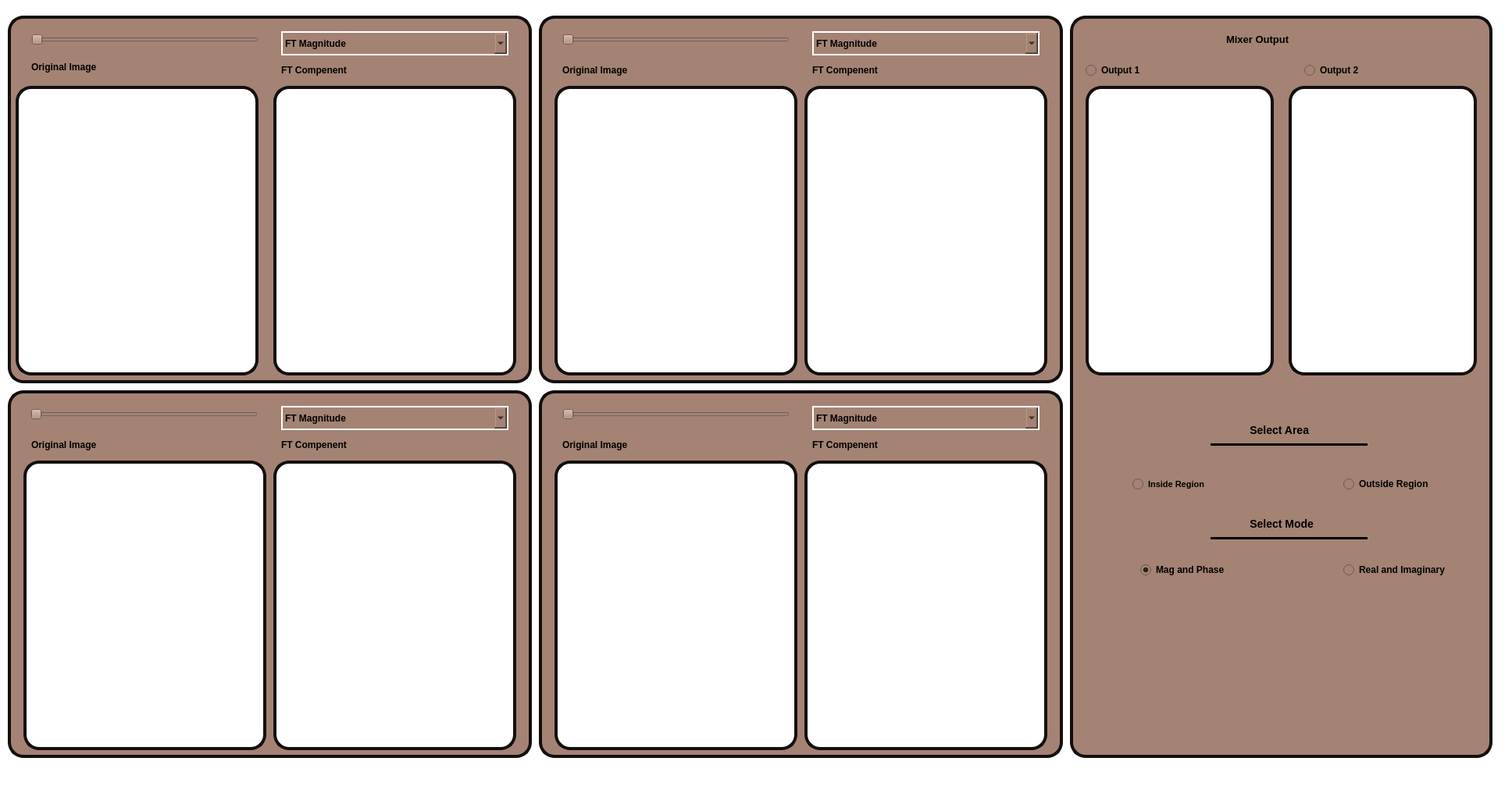
<?xml version="1.0" encoding="UTF-8"?>
<ui version="4.0">
 <class>MainWindow</class>
 <widget class="QMainWindow" name="MainWindow">
  <property name="geometry">
   <rect>
    <x>0</x>
    <y>0</y>
    <width>1936</width>
    <height>1030</height>
   </rect>
  </property>
  <property name="windowTitle">
   <string>MainWindow</string>
  </property>
  <property name="styleSheet">
   <string notr="true">background-color:white;</string>
  </property>
  <widget class="QWidget" name="centralwidget">
   <widget class="QLabel" name="label">
    <property name="geometry">
     <rect>
      <x>10</x>
      <y>20</y>
      <width>671</width>
      <height>471</height>
     </rect>
    </property>
    <property name="styleSheet">
     <string notr="true">background-color:#A48374;
border:4px solid #130f0e;
border-radius:20px;</string>
    </property>
    <property name="text">
     <string/>
    </property>
   </widget>
   <widget class="QLabel" name="label_2">
    <property name="geometry">
     <rect>
      <x>10</x>
      <y>500</y>
      <width>671</width>
      <height>471</height>
     </rect>
    </property>
    <property name="styleSheet">
     <string notr="true">background-color:#A48374;
border:4px solid #130f0e;
border-radius:20px;</string>
    </property>
    <property name="text">
     <string/>
    </property>
   </widget>
   <widget class="QLabel" name="label_3">
    <property name="geometry">
     <rect>
      <x>690</x>
      <y>20</y>
      <width>671</width>
      <height>471</height>
     </rect>
    </property>
    <property name="styleSheet">
     <string notr="true">background-color:#A48374;
border:4px solid #130f0e;
border-radius:20px;</string>
    </property>
    <property name="text">
     <string/>
    </property>
   </widget>
   <widget class="QLabel" name="label_4">
    <property name="geometry">
     <rect>
      <x>690</x>
      <y>500</y>
      <width>671</width>
      <height>471</height>
     </rect>
    </property>
    <property name="styleSheet">
     <string notr="true">background-color:#A48374;
border:4px solid #130f0e;
border-radius:20px;</string>
    </property>
    <property name="text">
     <string/>
    </property>
   </widget>
   <widget class="QLabel" name="label_5">
    <property name="geometry">
     <rect>
      <x>1370</x>
      <y>20</y>
      <width>541</width>
      <height>951</height>
     </rect>
    </property>
    <property name="styleSheet">
     <string notr="true">background-color:#A48374;
border:4px solid #130f0e;
border-radius:20px;</string>
    </property>
    <property name="text">
     <string/>
    </property>
   </widget>
   <widget class="QWidget" name="Widget_Img_1" native="true">
    <property name="geometry">
     <rect>
      <x>20</x>
      <y>110</y>
      <width>311</width>
      <height>371</height>
     </rect>
    </property>
    <property name="styleSheet">
     <string notr="true">background-color:white;
border:4px solid #130f0e;
border-radius:20px;</string>
    </property>
   </widget>
   <widget class="QWidget" name="Widget_Img_3" native="true">
    <property name="geometry">
     <rect>
      <x>30</x>
      <y>590</y>
      <width>311</width>
      <height>371</height>
     </rect>
    </property>
    <property name="styleSheet">
     <string notr="true">background-color:white;
border:4px solid #130f0e;
border-radius:20px;</string>
    </property>
   </widget>
   <widget class="QWidget" name="Widget_Comp_4" native="true">
    <property name="geometry">
     <rect>
      <x>1030</x>
      <y>590</y>
      <width>311</width>
      <height>371</height>
     </rect>
    </property>
    <property name="styleSheet">
     <string notr="true">background-color:white;
border:4px solid #130f0e;
border-radius:20px;</string>
    </property>
   </widget>
   <widget class="QWidget" name="Widget_Comp_3" native="true">
    <property name="geometry">
     <rect>
      <x>350</x>
      <y>590</y>
      <width>311</width>
      <height>371</height>
     </rect>
    </property>
    <property name="styleSheet">
     <string notr="true">background-color:white;
border:4px solid #130f0e;
border-radius:20px;</string>
    </property>
   </widget>
   <widget class="QWidget" name="Widget_Img_4" native="true">
    <property name="geometry">
     <rect>
      <x>710</x>
      <y>590</y>
      <width>311</width>
      <height>371</height>
     </rect>
    </property>
    <property name="styleSheet">
     <string notr="true">background-color:white;
border:4px solid #130f0e;
border-radius:20px;</string>
    </property>
   </widget>
   <widget class="QWidget" name="Output_1" native="true">
    <property name="geometry">
     <rect>
      <x>1390</x>
      <y>110</y>
      <width>241</width>
      <height>371</height>
     </rect>
    </property>
    <property name="styleSheet">
     <string notr="true">background-color:white;
border:4px solid #130f0e;
border-radius:20px;</string>
    </property>
   </widget>
   <widget class="QWidget" name="Output_2" native="true">
    <property name="geometry">
     <rect>
      <x>1650</x>
      <y>110</y>
      <width>241</width>
      <height>371</height>
     </rect>
    </property>
    <property name="styleSheet">
     <string notr="true">background-color:white;
border:4px solid #130f0e;
border-radius:20px;</string>
    </property>
   </widget>
   <widget class="QRadioButton" name="RadioButton_Select_out1">
    <property name="geometry">
     <rect>
      <x>1390</x>
      <y>80</y>
      <width>211</width>
      <height>20</height>
     </rect>
    </property>
    <property name="font">
     <font>
      <pointsize>9</pointsize>
      <weight>75</weight>
      <bold>true</bold>
     </font>
    </property>
    <property name="styleSheet">
     <string notr="true">
color:Black;
background-color:#A48374;
</string>
    </property>
    <property name="text">
     <string>Output 1</string>
    </property>
   </widget>
   <widget class="QRadioButton" name="RadioButton_Select_out2">
    <property name="geometry">
     <rect>
      <x>1670</x>
      <y>80</y>
      <width>211</width>
      <height>20</height>
     </rect>
    </property>
    <property name="font">
     <font>
      <pointsize>9</pointsize>
      <weight>75</weight>
      <bold>true</bold>
     </font>
    </property>
    <property name="styleSheet">
     <string notr="true">
color:Black;
background-color:#A48374;
</string>
    </property>
    <property name="text">
     <string>Output 2</string>
    </property>
   </widget>
   <widget class="QLabel" name="label_7">
    <property name="geometry">
     <rect>
      <x>1550</x>
      <y>650</y>
      <width>201</width>
      <height>41</height>
     </rect>
    </property>
    <property name="font">
     <font>
      <pointsize>-1</pointsize>
      <weight>99</weight>
      <bold>true</bold>
     </font>
    </property>
    <property name="styleSheet">
     <string notr="true">Font-size:14px;
font-weight:1000;
border-bottom:3px solid black;
color:black;
background-color:#A48374;</string>
    </property>
    <property name="text">
     <string>             Select Mode</string>
    </property>
   </widget>
   <widget class="QWidget" name="Widget_Comp_2" native="true">
    <property name="geometry">
     <rect>
      <x>1030</x>
      <y>110</y>
      <width>311</width>
      <height>371</height>
     </rect>
    </property>
    <property name="styleSheet">
     <string notr="true">background-color:white;
border:4px solid #130f0e;
border-radius:20px;
</string>
    </property>
   </widget>
   <widget class="QWidget" name="Widget_Img_2" native="true">
    <property name="geometry">
     <rect>
      <x>710</x>
      <y>110</y>
      <width>311</width>
      <height>371</height>
     </rect>
    </property>
    <property name="styleSheet">
     <string notr="true">background-color:white;
border:4px solid #130f0e;
border-radius:20px;</string>
    </property>
   </widget>
   <widget class="QWidget" name="Widget_Comp_1" native="true">
    <property name="geometry">
     <rect>
      <x>350</x>
      <y>110</y>
      <width>311</width>
      <height>371</height>
     </rect>
    </property>
    <property name="styleSheet">
     <string notr="true">background-color:white;
border:4px solid #130f0e;
border-radius:20px;</string>
    </property>
   </widget>
   <widget class="QSlider" name="horizontalSlider_3">
    <property name="geometry">
     <rect>
      <x>39</x>
      <y>520</y>
      <width>291</width>
      <height>22</height>
     </rect>
    </property>
    <property name="styleSheet">
     <string notr="true">background-color:#A48374;</string>
    </property>
    <property name="maximum">
     <number>100</number>
    </property>
    <property name="singleStep">
     <number>5</number>
    </property>
    <property name="value">
     <number>0</number>
    </property>
    <property name="orientation">
     <enum>Qt::Horizontal</enum>
    </property>
   </widget>
   <widget class="QSlider" name="horizontalSlider_4">
    <property name="geometry">
     <rect>
      <x>720</x>
      <y>520</y>
      <width>291</width>
      <height>22</height>
     </rect>
    </property>
    <property name="styleSheet">
     <string notr="true">background-color:#A48374;</string>
    </property>
    <property name="maximum">
     <number>100</number>
    </property>
    <property name="singleStep">
     <number>5</number>
    </property>
    <property name="value">
     <number>0</number>
    </property>
    <property name="orientation">
     <enum>Qt::Horizontal</enum>
    </property>
   </widget>
   <widget class="QSlider" name="horizontalSlider_1">
    <property name="geometry">
     <rect>
      <x>40</x>
      <y>40</y>
      <width>291</width>
      <height>22</height>
     </rect>
    </property>
    <property name="styleSheet">
     <string notr="true">background-color:#A48374;</string>
    </property>
    <property name="maximum">
     <number>100</number>
    </property>
    <property name="singleStep">
     <number>5</number>
    </property>
    <property name="value">
     <number>0</number>
    </property>
    <property name="orientation">
     <enum>Qt::Horizontal</enum>
    </property>
   </widget>
   <widget class="QSlider" name="horizontalSlider_2">
    <property name="geometry">
     <rect>
      <x>720</x>
      <y>40</y>
      <width>291</width>
      <height>22</height>
     </rect>
    </property>
    <property name="styleSheet">
     <string notr="true">background-color:#A48374;</string>
    </property>
    <property name="maximum">
     <number>100</number>
    </property>
    <property name="singleStep">
     <number>5</number>
    </property>
    <property name="value">
     <number>0</number>
    </property>
    <property name="orientation">
     <enum>Qt::Horizontal</enum>
    </property>
   </widget>
   <widget class="QLabel" name="label_8">
    <property name="geometry">
     <rect>
      <x>40</x>
      <y>76</y>
      <width>291</width>
      <height>20</height>
     </rect>
    </property>
    <property name="font">
     <font>
      <pointsize>9</pointsize>
      <weight>75</weight>
      <bold>true</bold>
     </font>
    </property>
    <property name="styleSheet">
     <string notr="true">
color:Black;
background-color:#A48374;
</string>
    </property>
    <property name="text">
     <string>Original Image</string>
    </property>
   </widget>
   <widget class="QLabel" name="label_9">
    <property name="geometry">
     <rect>
      <x>40</x>
      <y>560</y>
      <width>291</width>
      <height>20</height>
     </rect>
    </property>
    <property name="font">
     <font>
      <pointsize>9</pointsize>
      <weight>75</weight>
      <bold>true</bold>
     </font>
    </property>
    <property name="styleSheet">
     <string notr="true">
color:Black;
background-color:#A48374;
</string>
    </property>
    <property name="text">
     <string>Original Image</string>
    </property>
   </widget>
   <widget class="QLabel" name="label_10">
    <property name="geometry">
     <rect>
      <x>720</x>
      <y>560</y>
      <width>291</width>
      <height>20</height>
     </rect>
    </property>
    <property name="font">
     <font>
      <pointsize>9</pointsize>
      <weight>75</weight>
      <bold>true</bold>
     </font>
    </property>
    <property name="styleSheet">
     <string notr="true">
color:Black;
background-color:#A48374;
</string>
    </property>
    <property name="text">
     <string>Original Image</string>
    </property>
   </widget>
   <widget class="QLabel" name="label_11">
    <property name="geometry">
     <rect>
      <x>720</x>
      <y>80</y>
      <width>291</width>
      <height>20</height>
     </rect>
    </property>
    <property name="font">
     <font>
      <pointsize>9</pointsize>
      <weight>75</weight>
      <bold>true</bold>
     </font>
    </property>
    <property name="styleSheet">
     <string notr="true">
color:Black;
background-color:#A48374;
</string>
    </property>
    <property name="text">
     <string>Original Image</string>
    </property>
   </widget>
   <widget class="QLabel" name="label_12">
    <property name="geometry">
     <rect>
      <x>360</x>
      <y>80</y>
      <width>291</width>
      <height>20</height>
     </rect>
    </property>
    <property name="font">
     <font>
      <pointsize>9</pointsize>
      <weight>75</weight>
      <bold>true</bold>
     </font>
    </property>
    <property name="styleSheet">
     <string notr="true">
color:Black;
background-color:#A48374;


</string>
    </property>
    <property name="text">
     <string>FT Compenent </string>
    </property>
   </widget>
   <widget class="QLabel" name="label_13">
    <property name="geometry">
     <rect>
      <x>360</x>
      <y>560</y>
      <width>291</width>
      <height>20</height>
     </rect>
    </property>
    <property name="font">
     <font>
      <pointsize>9</pointsize>
      <weight>75</weight>
      <bold>true</bold>
     </font>
    </property>
    <property name="styleSheet">
     <string notr="true">
color:Black;
background-color:#A48374;
</string>
    </property>
    <property name="text">
     <string>FT Compenent </string>
    </property>
   </widget>
   <widget class="QLabel" name="label_14">
    <property name="geometry">
     <rect>
      <x>1040</x>
      <y>80</y>
      <width>291</width>
      <height>20</height>
     </rect>
    </property>
    <property name="font">
     <font>
      <pointsize>9</pointsize>
      <weight>75</weight>
      <bold>true</bold>
     </font>
    </property>
    <property name="styleSheet">
     <string notr="true">
color:Black;
background-color:#A48374;
</string>
    </property>
    <property name="text">
     <string>FT Compenent </string>
    </property>
   </widget>
   <widget class="QLabel" name="label_15">
    <property name="geometry">
     <rect>
      <x>1040</x>
      <y>560</y>
      <width>291</width>
      <height>20</height>
     </rect>
    </property>
    <property name="font">
     <font>
      <pointsize>9</pointsize>
      <weight>75</weight>
      <bold>true</bold>
     </font>
    </property>
    <property name="styleSheet">
     <string notr="true">
color:Black;
background-color:#A48374;
</string>
    </property>
    <property name="text">
     <string>FT Compenent </string>
    </property>
   </widget>
   <widget class="QComboBox" name="ComboBox_FTComp_1">
    <property name="geometry">
     <rect>
      <x>360</x>
      <y>40</y>
      <width>291</width>
      <height>31</height>
     </rect>
    </property>
    <property name="font">
     <font>
      <pointsize>9</pointsize>
      <weight>75</weight>
      <bold>true</bold>
     </font>
    </property>
    <property name="styleSheet">
     <string notr="true">color:black;
background-color:#A48374;
border: 2px solid ;
border-radius: 20px;
border-color: white;
</string>
    </property>
    <property name="currentText">
     <string>FT Magnitude</string>
    </property>
    <item>
     <property name="text">
      <string>FT Magnitude</string>
     </property>
    </item>
    <item>
     <property name="text">
      <string>FT Phase</string>
     </property>
    </item>
    <item>
     <property name="text">
      <string>FT Real</string>
     </property>
    </item>
    <item>
     <property name="text">
      <string>FT Imaginary</string>
     </property>
    </item>
   </widget>
   <widget class="QComboBox" name="ComboBox_FTComp_3">
    <property name="geometry">
     <rect>
      <x>360</x>
      <y>520</y>
      <width>291</width>
      <height>31</height>
     </rect>
    </property>
    <property name="font">
     <font>
      <pointsize>9</pointsize>
      <weight>75</weight>
      <bold>true</bold>
     </font>
    </property>
    <property name="styleSheet">
     <string notr="true">color:black;
background-color:#A48374;
border: 2px solid ;
border-radius: 20px;
border-color: white;
</string>
    </property>
    <item>
     <property name="text">
      <string>FT Magnitude</string>
     </property>
    </item>
    <item>
     <property name="text">
      <string>FT Phase</string>
     </property>
    </item>
    <item>
     <property name="text">
      <string>FT Real</string>
     </property>
    </item>
    <item>
     <property name="text">
      <string>FT Imaginary</string>
     </property>
    </item>
   </widget>
   <widget class="QComboBox" name="ComboBox_FTComp_2">
    <property name="geometry">
     <rect>
      <x>1040</x>
      <y>40</y>
      <width>291</width>
      <height>31</height>
     </rect>
    </property>
    <property name="font">
     <font>
      <pointsize>9</pointsize>
      <weight>75</weight>
      <bold>true</bold>
     </font>
    </property>
    <property name="styleSheet">
     <string notr="true">color:black;
background-color:#A48374;
border: 2px solid ;
border-radius: 20px;
border-color: white;
</string>
    </property>
    <item>
     <property name="text">
      <string>FT Magnitude</string>
     </property>
    </item>
    <item>
     <property name="text">
      <string>FT Phase</string>
     </property>
    </item>
    <item>
     <property name="text">
      <string>FT Real</string>
     </property>
    </item>
    <item>
     <property name="text">
      <string>FT Imaginary</string>
     </property>
    </item>
   </widget>
   <widget class="QComboBox" name="ComboBox_FTComp_4">
    <property name="geometry">
     <rect>
      <x>1040</x>
      <y>520</y>
      <width>291</width>
      <height>31</height>
     </rect>
    </property>
    <property name="font">
     <font>
      <pointsize>9</pointsize>
      <weight>75</weight>
      <bold>true</bold>
     </font>
    </property>
    <property name="styleSheet">
     <string notr="true">color:black;
background-color:#A48374;
border: 2px solid ;
border-radius: 20px;
border-color: white;
</string>
    </property>
    <item>
     <property name="text">
      <string>FT Magnitude</string>
     </property>
    </item>
    <item>
     <property name="text">
      <string>FT Phase</string>
     </property>
    </item>
    <item>
     <property name="text">
      <string>FT Real</string>
     </property>
    </item>
    <item>
     <property name="text">
      <string>FT Imaginary</string>
     </property>
    </item>
   </widget>
   <widget class="QLabel" name="label_16">
    <property name="geometry">
     <rect>
      <x>1570</x>
      <y>40</y>
      <width>231</width>
      <height>20</height>
     </rect>
    </property>
    <property name="font">
     <font>
      <pointsize>10</pointsize>
      <weight>75</weight>
      <bold>true</bold>
     </font>
    </property>
    <property name="styleSheet">
     <string notr="true">
color:Black;
background-color:#A48374;
</string>
    </property>
    <property name="text">
     <string>Mixer Output </string>
    </property>
   </widget>
   <widget class="QRadioButton" name="RadioButton_Inside">
    <property name="geometry">
     <rect>
      <x>1450</x>
      <y>610</y>
      <width>114</width>
      <height>20</height>
     </rect>
    </property>
    <property name="font">
     <font>
      <pointsize>8</pointsize>
      <weight>75</weight>
      <bold>true</bold>
     </font>
    </property>
    <property name="styleSheet">
     <string notr="true">
color:Black;
background-color:#A48374;
</string>
    </property>
    <property name="text">
     <string>Inside Region</string>
    </property>
    <property name="checked">
     <bool>false</bool>
    </property>
   </widget>
   <widget class="QRadioButton" name="RadioButton_Outside">
    <property name="geometry">
     <rect>
      <x>1720</x>
      <y>610</y>
      <width>126</width>
      <height>20</height>
     </rect>
    </property>
    <property name="font">
     <font>
      <weight>75</weight>
      <bold>true</bold>
     </font>
    </property>
    <property name="styleSheet">
     <string notr="true">
color:Black;
background-color:#A48374;
</string>
    </property>
    <property name="text">
     <string>Outside Region</string>
    </property>
    <property name="checked">
     <bool>false</bool>
    </property>
   </widget>
   <widget class="QRadioButton" name="RadioButton_RealandImg">
    <property name="geometry">
     <rect>
      <x>1720</x>
      <y>720</y>
      <width>161</width>
      <height>20</height>
     </rect>
    </property>
    <property name="font">
     <font>
      <weight>75</weight>
      <bold>true</bold>
     </font>
    </property>
    <property name="styleSheet">
     <string notr="true">
color:Black;
background-color:#A48374;
</string>
    </property>
    <property name="text">
     <string>Real and Imaginary</string>
    </property>
    <property name="checkable">
     <bool>true</bool>
    </property>
    <property name="checked">
     <bool>false</bool>
    </property>
   </widget>
   <widget class="QRadioButton" name="RadioButton_Magandphase">
    <property name="geometry">
     <rect>
      <x>1460</x>
      <y>720</y>
      <width>151</width>
      <height>20</height>
     </rect>
    </property>
    <property name="font">
     <font>
      <weight>75</weight>
      <bold>true</bold>
     </font>
    </property>
    <property name="styleSheet">
     <string notr="true">
color:Black;
background-color:#A48374;
</string>
    </property>
    <property name="text">
     <string>Mag and Phase</string>
    </property>
    <property name="checked">
     <bool>true</bool>
    </property>
   </widget>
   <widget class="QLabel" name="label_17">
    <property name="geometry">
     <rect>
      <x>1550</x>
      <y>530</y>
      <width>201</width>
      <height>41</height>
     </rect>
    </property>
    <property name="font">
     <font>
      <pointsize>-1</pointsize>
      <weight>99</weight>
      <bold>true</bold>
     </font>
    </property>
    <property name="styleSheet">
     <string notr="true">Font-size:14px;
font-weight:1000;
border-bottom:3px solid black;
color:black;
background-color:#A48374;</string>
    </property>
    <property name="text">
     <string>             Select Area</string>
    </property>
   </widget>
  </widget>
  <widget class="QStatusBar" name="statusbar"/>
 </widget>
 <resources/>
 <connections/>
</ui>
